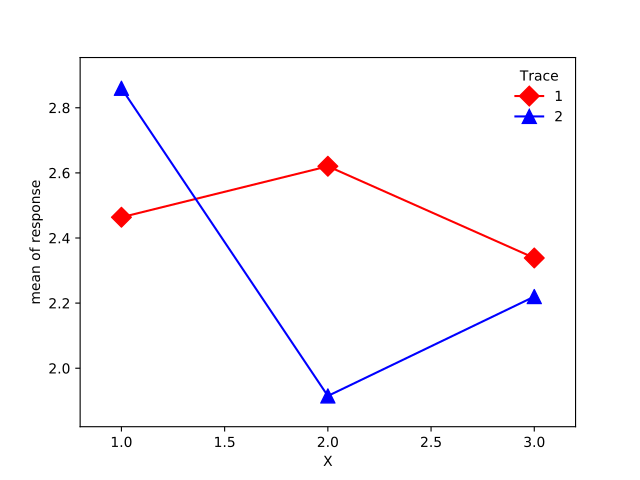

The script that drew this image:
import numpy as np
from statsmodels.graphics.factorplots import interaction_plot
np.random.seed(12345)
weight = np.random.randint(1,4,size=60)
duration = np.random.randint(1,3,size=60)
days = np.log(np.random.randint(1,30, size=60))
fig = interaction_plot(weight, duration, days,
            colors=['red','blue'], markers=['D','^'], ms=10)
import matplotlib.pyplot as plt
#plt.show()
